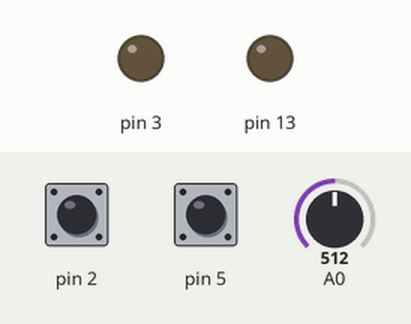
Simulated run of this sketch. Board: Arduino Uno, built with avr-gcc and run on an emulated ATmega328P. Parts: output pins drawn as LEDs (lit = HIGH). The inputs (shaded band) are chosen by the test bench; at power-on: pin 2 HIGH, pin 5 HIGH, A0 = 512. Sleep ends after the set time or at an interrupt.

Above: at 2.0 s.
2.1 s: pin 2 pulled LOW for 0.15 s
At 4.46 s:
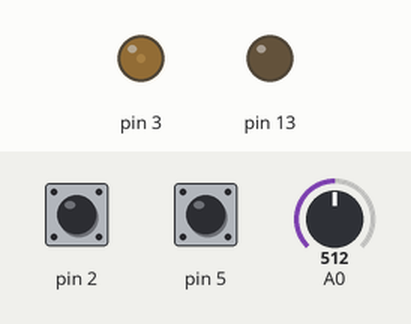
5.1 s: pin 2 pulled LOW for 1 s
At 6.4 s:
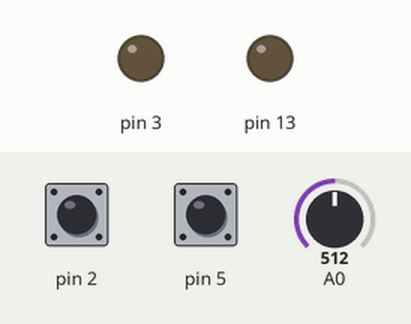
7.6 s: pin 2 driven LOW
At 8.21 s:
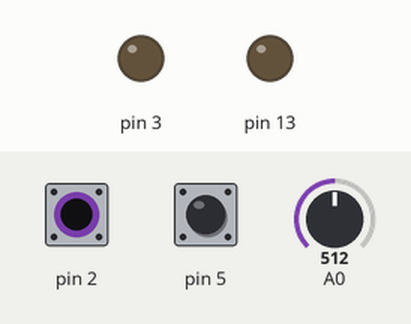
Timing chart, 0 to 63.1 s (numbered marks = the images above; inputs shaded):
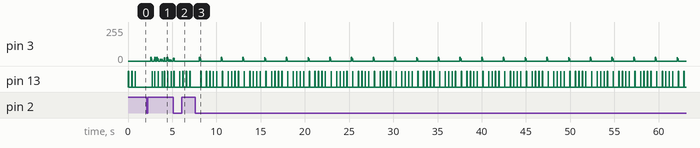

The sketch:

tvBgoneB.ino
```cpp
/*
 Last Updated: 22 Oct. 2016
 By Gabriel Staples, http://www.ElectricRCAircraftGuy.com
 -My contact info is available by clicking the "Contact Me" tab at the top of my website.
 mead mod B cleans up messes: misuse of vars as (local) params; put long functions in separate tabs,
 still much debug code that could be cleared out or commented; __Nu.h reordered IRcode ptr list to
 put my LG code closer to start, also purged all but few of EU codes. Now program 4K bytes smaller.

 Uses: hard coded timer, progmem for large array, pointer to progmem, data array in separate header,
 functions in separate tab, sleep, interrupt

 Note from GS:
 This project transmits a bunch of TV POWER on/off codes from a list,
 with a pause between each. To have a visible indication that it is
 transmitting, it also pulses a visible LED once each time a POWER code is
 sent. That is all TV-B-Gone does.  The tricky part of TV-B-Gone
 was collecting all of the POWER codes, and getting rid of the duplicates and
 near-duplicates because if there is a duplicate, then one POWER code will
 turn the TV off, and the duplicate will turn it on again.  I have compiled
 the most popular codes with the duplicates eliminated, both for North America
 (which is the same as Asia, as far as POWER codes are concerned -- even though
 much of Asia uses PAL video) and for Europe (which works for Australia, New Zealand,
 the Middle East, and other parts of the world that use PAL video).
 Note from AM:
 Testing 10/16 shows new TVs may not respond -- new codes needed or tech changed ? My
 gray IR led seemed to have much > power than clear ones -- output freq? I used only one
 and in parallel w/other (nl off) leds, all thru 1 100 ohm resistor, driven by 5 v from Ardu

 ------------------------------------------------------------
 Semver (http://semver.org/) VERSION HISTORY (newest on top):
 (date format: yyyymmdd; ex: 20161022 is 22 Oct. 2016)

 TV-B-Gone for Arduino version 1.2, Oct 23 2010
 Ported to Arduino by Ken Shirriff
 http://www.righto.com/2010/11/improved-arduino-tv-b-gone.html (newer)

 I added universality for EU (European Union) or NA (North America),
 and Sleep mode to Ken's Arduino port -- Mitch Altman  18-Oct-2010
 Thanks to ka1kjz for the code for adding Sleep
 <http://www.ka1kjz.com/561/adding-sleep-to-tv-b-gone-code/> <-- dead URL 10/16
 some help w/ progmen here http://www.nongnu.org/avr-libc/user-manual/group__avr__pgmspace.html
 ------------------------------------------------------------
 CIRCUIT: SEE "main.h" TO VERIFY DEFINED PINS
 hard-Coded for Arduino328 (uno, nano); may need mod for others
 Connect an IR LED to pin D3 (IRLED) -- sends pulsed codes to TV; must be D3 (for timers to work)
 Connect a visible LED to pin 13 (or use the built-in LED) -- any OK.
 Connect a momentary switch pin D2 (TRIGGER) to ground; must be D2 for interrupt 0 to work
 -- push to send all codes, again to stop during sending, again to restart from top
 Pin D5 (REGIONSWITCH) must be left HIGH for North America, or wire to ground for EU codes.

 */

#include <World_IR_CodesNu.h>   // this .h 'includes' main.h -- in same folder
#include <avr/sleep.h>     // system lib already in IDE

// all vars used by this tab et al

uint8_t bitsleft_r;  // prob. must be global, set in sendAllC, used in read_bits
uint8_t bits_r = 0;   // global, tho only used in r_b, making local in read_bits failed
PGM_P code_ptr;   // used in read_bits and sendAll, prob needs to be global
/* from nongnu.org:  #define PGM_P   const char *
 Used to declare a variable that is a pointer to a string (ptr to char array) in program space.
 */
// not sure why extern; ? because these values come from the lib
extern uint8_t num_NAcodes, num_EUcodes;  // used in setup and sendAllC
// IrCode is a struct (def in main.h, data in other .h) so these are arrays of pointers to structs
extern const IrCode* const NApowerCodes[] PROGMEM;  // used in sendAllCodes only
extern const IrCode* const EUpowerCodes[] PROGMEM;
#define MAX_WAIT_TIME 65535 // tens of us (ie: 655.350ms) //used in sendAllCodes only
#define BUTTON_PRESSED 0   // used in loop only

uint16_t ontime, offtime; // vars used in sendAllcodes only (also were param in xmitCode b4 cleanup)
uint8_t  num_codes;  // just used in sendAllCodes
uint8_t region;  // just used in sendAllCodes

// all fx used in sketch -- need declar here or put in fx tabs if only used there?
void quickflashLEDx(uint8_t x );  // used in setup and sendAll
void quickflashLED(void );
void delay_ten_us(uint16_t us);  // used in setup, xmit, sendAll, quickFlash
// xmitCode called only by sendAllCodes()
void xmitCodeElement(uint16_t ontyme, uint16_t offtyme, uint8_t PWM_code );

uint8_t read_bits(uint8_t count); // called by sendAllCodes only, reads bits from code table

// used by debug only ?
#define putstring_nl(s) Serial.println(s)  // why alias these simple functions
#define putstring(s) Serial.print(s)
#define putnum_ud(n) Serial.print(n, DEC)
#define putnum_uh(n) Serial.print(n, HEX)
// could define LED and IRLED here ? rather than in main.h

/*  --- this describes the action in sendAllCodes function ---
 The C program normally will transfer all constants in prog memory into RAM
 when the program starts up.  Since this firmware has a table (powerCodes)
 that is too large to transfer into RAM, the C compiler needs to be told to
 load it in program memory only. This is accomplished by the macro PROGMEM
 (used in the definition for powerCodes).  Since the C compiler expects
 that constants are in RAM rather than in program memory, when accessing
 powerCodes, we need to use the pgm_read_word() and pgm_read_byte macros, and
 we need to use powerCodes as an address.  This is done with PGM_P (pointers)
 defined below.

 For example, when we start reading a new powerCode (struct), we first point
 to it with the following statement:
 PGM_P data_ptr = pgm_read_word(XXpowerCodes+i); each val is ptr to a struct.
 The next read from the powerCode is a byte that indicates the carrier
 frequency:
 const uint8_t freq = pgm_read_byte(data_ptr++);
 After that a byte tells us how many 'onTime/offTime' pairs we have:
 const uint8_t numpairs = pgm_read_byte(data_ptr++);
 The next byte tells us the compression method. Since we are going to use a
 timing table to keep track of how to pulse the LED, and the tables are
 pretty short (usually only 4-8 entries), we can index into the table with only
 2 to 4 bits. Once we know the bit-packing-size we can decode the pairs:
 const uint8_t bitcompression = pgm_read_byte(data_ptr++);
 Subsequent reads from the powerCode are n bits (same as the packing size)
 that index into  2 other tables in PROGMEM that actually stores the coding key
 const PGM_P time_ptr = (PGM_P)pgm_read_word(data_ptr);
 and the on/off bits themselves:
 code_ptr = (PGM_P)pgm_read_word(data_ptr);

 SendAllCodes then uses 2 other functions readBits and xmitCode to decode
 the data further and transmit to the IRLED
 */

// -----------------------------------------

void setup()
{
  Serial.begin(9600); // used only in debug mode ?

  TCCR2A = 0;
  TCCR2B = 0;

  digitalWrite(LED, LOW);  // pins defined in main.header file; ? why not in sketch
  digitalWrite(IRLED, LOW);   // this must be D3 for hard-code timers to work
  pinMode(LED, OUTPUT);
  pinMode(IRLED, OUTPUT);
  pinMode(REGIONSWITCH, INPUT_PULLUP);  // high unless pulled down
  pinMode(TRIGGER, INPUT_PULLUP);

  delay_ten_us(5000); // 50ms (5000 x 10 us) delay: let everything settle

  // determine region
  if (digitalRead(REGIONSWITCH))
  {
    region = NA;   // region is typed as byte, NA gets value 1 (high) from main.h
    DEBUGP(putstring_nl("NA"));
  }
  else
  {
    region = EU;
    DEBUGP(putstring_nl("EU"));
  }

  // Debug output: indicate how big our database is
  DEBUGP(putstring("\n\rNA Codesize: ");
  putnum_ud(num_NAcodes);
  );
  DEBUGP(putstring("\n\rEU Codesize: ");
  putnum_ud(num_EUcodes);
  );

  // Tell the user the region  --> 3 flashes is NA, 6 is EU
  if (region == NA)
    quickflashLEDx(3);
  else //region == EU
  quickflashLEDx(6);
}   //  end of setup ? Y

// -----------------------------------------

void loop()
{
  sleepNow(); // during this fx, press of trigger button wakes things up then does more:

  // Super "ghetto" button debouncing (but decent enough for this application):
  // if the user pushes the Trigger button, then wait a while to let the button settle,
  // then start sending all POWER codes
  // trigger is on iterrupt pin in sleepNow fx, but this is new dR not the usual volatile
  if (digitalRead(TRIGGER) == BUTTON_PRESSED)  // i.e. if D2, trigger pin def in main.h, goes to 0
  {
    delay_ten_us(50000);  // delay 500ms, crude debounce
    sendAllCodes();  // long fx, has its own tab
  }
  // no loop delay?; maybe enough delay in functions already?
}  // end loop


/************ Flash LED & DELAY FUNCTIONS *****************/

// This function delays the specified number * 10 microseconds;
// it is 'hardcoded' and is calibrated by adjusting DELAY_CNT
// in main.h. [Unless you are changing the crystal from 8MHz, dont  <-- old comment ?
// mess with this.]
// due to uint16_t datatype, max delay is 65535 tens of microseconds, or 655350 us = 655.350 ms.
// NB: DELAY_CNT has been increased in main.h from 11 to 25 (last I checked) in order
// to work properly with 16MHz Arduinos.

void delay_ten_us(uint16_t us)
{
  uint8_t timer;
  while (us != 0)
  {
    // for 8MHz we want to delay 80 cycles to = 10 microseconds <--old comment?
    // this code is tweaked to give about that amount.
    for (timer=0; timer <= DELAY_CNT; timer++)
    {
      NOP;   // no operation, does nothing, just for timing
      NOP;
    }
    NOP;
    us--;
  }  // end while
} // end delay 10 us


// This flashes the visible LED each time a code is sent
void quickflashLED( void )
{
  digitalWrite(LED, HIGH);
  delay_ten_us(3000);   // 30 ms ON-time delay
  digitalWrite(LED, LOW);
}

// This function just flashes the visible LED a few times @ startup, to
// tell the user what region is active, 3 for NA, 6 for EU
void quickflashLEDx( uint8_t x )
{
  quickflashLED();
  while(--x)
  {
    delay_ten_us(42000);     // 420 ms OFF-time delay between flashes
    quickflashLED();
  }
}  // end quickFlashx


/******************** SLEEP and WAKE FUNCTIONS *****************
 * from kaqkjz: now dead link
 * http://www.ka1kjz.com/561/adding-sleep-to-tv-b-gone-code/
  there is some info about these functions deep in IDE: sleep.h file, none too clear to me
 */

void sleepNow()
{
  set_sleep_mode(TRIGGER);                    // sleep mode is set here

  sleep_enable();                             // enables the sleep bit in the mcucr register

  attachInterrupt(0, wakeUpNow, LOW);         // use interrupt 0 (pin 2) and run function
           // wakeUpNow when pin 2 gets LOW

  sleep_mode();           // if no interrupt, here the device is actually put to sleep!!
  // THE PROGRAM CONTINUES FROM HERE ON WAKE -- not clear why

  sleep_disable();                            // first thing after waking, disable sleep

  detachInterrupt(0);                         // disables interrupt 0 as the wakeupnow code will
  // not be executed during normal runtime
}  // end sleepNow

void wakeUpNow()
{
  // any needed wakeup code can be placed here
}
```

readBits.ino
```cpp
/*
 This is kind of a strange but very useful helper function.
 Because we are using compression, we index to the CODES (timer) table
 not with a full 8-bit byte (which is wasteful) but 2 or 3 bits.
 Once code_ptr is set to point to the right Code bits,
 this function will let us read 'count' bits at a time which
 it does by reading a byte into 'bits_r' and then buffering it for return.
 */

// we can't read more than 8 bits at a time so don't try!
uint8_t read_bits(uint8_t count)
{
  // uint8_t bitsleft_r = 0;  // used in read_bits, val set by sendAllC, needs to be global?
  // uint8_t bits_r = 0;   // used only here, but as local doesn't work
  // uint8_t i;  // used in loop only, type it there
  uint8_t tmp = 0;

  // we need to read back count bytes
  for (uint8_t i=0; i<count; i++)
  {
    // check if the 8-bit buffer has emptied
    if (bitsleft_r == 0)
    {
      // in which case we read a new byte in from global ptr set in sendAllCodes
      bits_r = pgm_read_byte(code_ptr++);
      // and reset the buffer size (8 bits in a byte)
      bitsleft_r = 8;
    } //    end if == 0
      // remove one bit
    bitsleft_r--;
    // and shift it off of the end of 'bits_r'
    tmp |= (((bits_r >> (bitsleft_r)) & 1) << (count-1-i));
  }  // end for loop w/ count; return bits to sendAllCodes, from LSB end of tmp
  return tmp;
}  // end read_bits()
```

sendAllCodes.ino
```cpp
// this gets the successive codes from list, sends to IRLED flasher

void sendAllCodes()
{
  bool endingEarly = false; // will be set true if you press TRIGGER button during code-sending

  // determine region from REGIONSWITCH: 1 = NA, 0 = EU (defined in main.h)
  if (digitalRead(REGIONSWITCH)) {
    region = NA;
    num_codes = num_NAcodes;  // vals come from main.h ?
  }
  else {
    region = EU;
    num_codes = num_EUcodes;
  }

  // for every POWER code in our list
  for (uint8_t i=0 ; i<num_codes; i++)
  {
    PGM_P data_ptr;

    // print out the code # we are about to transmit
    DEBUGP(putstring("\n\r\n\rCode #: ");
    putnum_ud(i));

    // point to next POWER code, from the right database
    if (region == NA) {
      data_ptr = (PGM_P)pgm_read_word(NApowerCodes+i);
    }
    else {
      data_ptr = (PGM_P)pgm_read_word(EUpowerCodes+i);
    }

    // print out the address in ROM memory we're reading
    DEBUGP(putstring("\n\rAddr: ");
    putnum_uh((uint16_t)data_ptr));

    // Read the carrier frequency from the first byte of code structure
    const uint8_t freq = pgm_read_byte(data_ptr++);
    // set OCR for Timer1 to output this POWER code's carrier frequency
    OCR2A = freq;
    OCR2B = freq / 3; // 33% duty cycle

    // Print out the frequency of the carrier and the PWM settings
    DEBUGP(putstring("\n\rOCR1: ");
    putnum_ud(freq);
    );
    DEBUGP(uint16_t x = (freq+1) * 2;
    putstring("\n\rFreq: ");
    putnum_ud(F_CPU/x);
    );

    // Get the number of pairs, the second byte from the code struct
    const uint8_t numpairs = pgm_read_byte(data_ptr++);
    DEBUGP(putstring("\n\rOn/off pairs: ");
    putnum_ud(numpairs));

    // Get the number of bits we use to index into the timer table
    // This is the third byte of the structure
    const uint8_t bitcompression = pgm_read_byte(data_ptr++);
    DEBUGP(putstring("\n\rCompression: ");
    putnum_ud(bitcompression);
    putstring("\n\r"));

    // Get pointer (address in memory) to pulse-times table
    // The address is 16-bits (2 byte, 1 word)
    PGM_P time_ptr = (PGM_P)pgm_read_word(data_ptr);
    data_ptr += 2;
    code_ptr = (PGM_P)pgm_read_word(data_ptr);


    //DEVELOPMENTAL TESTING:
//#if 0
//    // print out all of the pulse pairs
//    for (uint8_t k=0; k<numpairs; k++) {
//      uint8_t ti;
//      ti = (read_bits(bitcompression)) * 4;
//      // read the onTime and offTime from the program memory
//      ontime = pgm_read_word(time_ptr+ti);
//      offtime = pgm_read_word(time_ptr+ti+2);
//      DEBUGP(putstring("\n\rti = ");
//      putnum_ud(ti>>2);
//      putstring("\tPair = ");
//      putnum_ud(ontime));
//      DEBUGP(putstring("\t");
//      putnum_ud(offtime));
//    }
//    continue;
//#endif

    // Transmit all codeElements for this POWER code
    // (a codeElement is an onTime and an offTime)
    // transmitting onTime means pulsing the IR emitters at the carrier
    // frequency for the length of time specified in onTime
    // transmitting offTime means no output from the IR emitters for the
    // length of time specified in offTime

      // For EACH pair in this code....
    cli();   // not sure what, maybe system fx
    for (uint8_t k=0; k<numpairs; k++)
    {
      uint16_t ti;

      // Read the next 'n' bits as indicated by the compression variable
      // Then multiply by 4 because there are 2 timing numbers per pair
      // and each timing number is one word long, so 4 bytes total!
      ti = (read_bits(bitcompression)) * 4;

      // read the onTime and offTime from the program memory
      ontime = pgm_read_word(time_ptr+ti);  // read word 1 -> ontime
      offtime = pgm_read_word(time_ptr+ti+2);  // read word 2 -> offtime
      // transmit this codeElement (ontime and offtime)
      xmitCodeElement(ontime, offtime, (freq!=0));
    }
    sei();  // not sure what, maybe system fx

    // Flush remaining bits, so that next code starts
    // with a fresh set of 8 bits.
    bitsleft_r = 0; //  global, cleared here, reset in read_bits on each call didn't work

    // visible indication that a code has been sent to IRLED
    quickflashLED();

    // delay 205 milliseconds before transmitting next POWER code
    delay_ten_us(20500);

    // if user depresses TRIGGER button, stop transmission early
    if (digitalRead(TRIGGER) == BUTTON_PRESSED)
    {
      endingEarly = true;
      delay_ten_us(50000); // 500ms delay
      quickflashLEDx(4); // this should delay > 1 sec. so next delays not needed?
      //pause for ~1.3 sec to give the user time to release the button so that the code sequence won't immediately start again.
      //      delay_ten_us(MAX_WAIT_TIME); // wait 655.350ms
      //      delay_ten_us(MAX_WAIT_TIME); // wait 655.350ms
      break; //exit the POWER code "for" loop
    } // end if
  } // end :  for every POWER code loop

  if (endingEarly == false)
  {
    //pause for ~1.3 sec, then flash the visible LED 8 times when all codes sent
    delay_ten_us(MAX_WAIT_TIME); // wait 655.350ms
    delay_ten_us(MAX_WAIT_TIME); // wait 655.350ms
    quickflashLEDx(8);
  }
} //end of sendAllCodes
```

Source omitted: xmitCodeElem.ino (1291 bytes)

Measured:
- after the input at 2.1 s, pin 13: LOW → HIGH after 0.63 s, then repeats every 1.1 s: LOW 0.26 s, HIGH 0.03 s, LOW 0.37 s, HIGH 0.03 s, LOW 0.41 s, HIGH 0.03 s
- after the input at 5.1 s, pin 3: goes on until 5.3 s, then stays 0/255
- after the input at 7.6 s, pin 3: 0/255 → 30/255 after 0.48 s, then repeats every 2.5 s: 4/255 0.04 s, 17/255 0.04 s, 0/255 2.3 s, 30/255 0.04 s; pin 13: LOW → HIGH after 0.63 s, then repeats every 2.5 s: LOW 0.61 s, 3 × (HIGH 0.03 s, LOW 0.36 s), HIGH 0.03 s, LOW 0.63 s, HIGH 0.03 s
